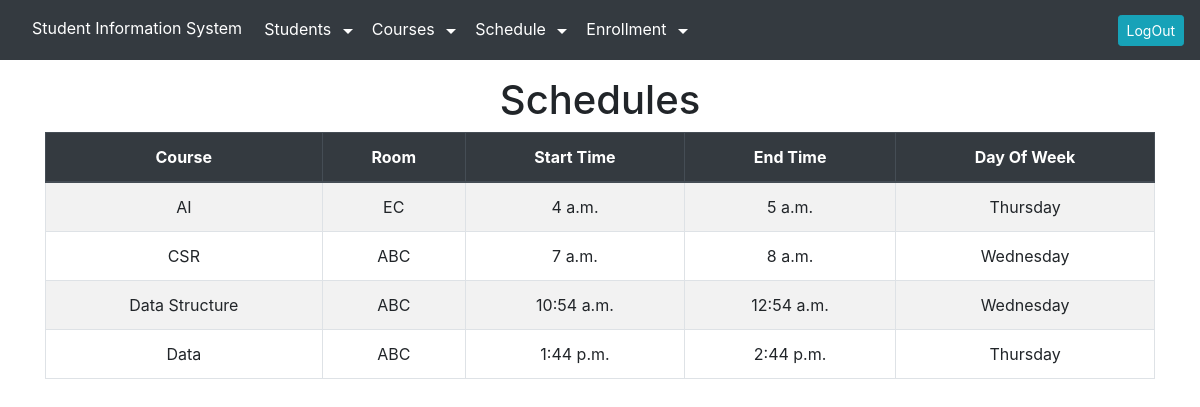
Page /schedulelist/ (signed in) on the earlier database version.
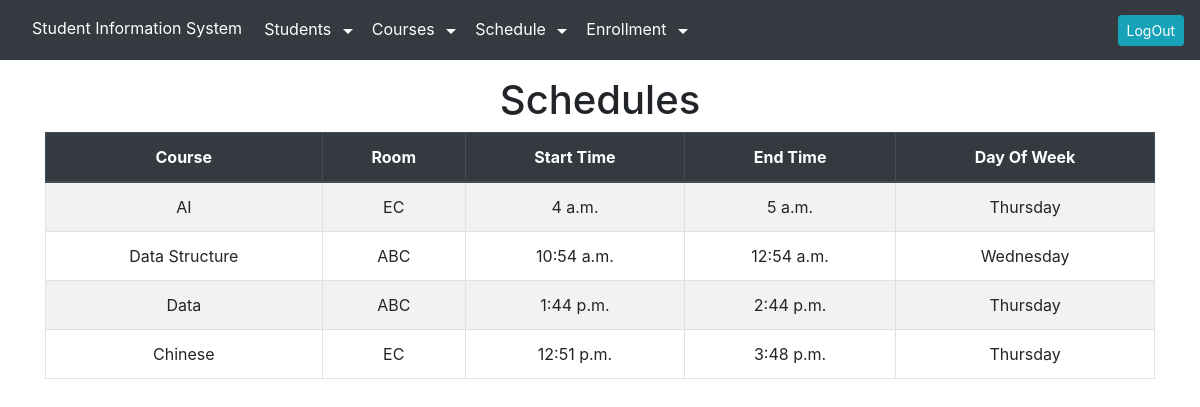
Same page on the later database version.
### sis_app/models.py (models this page shows, shortened)
class Schedule(models.Model):
    course = models.CharField(max_length=100)
    room = models.CharField(max_length=100)
    start_time = models.TimeField()
    end_time = models.TimeField()
    day_of_week = models.CharField(max_length=20)

### sis_app/views.py (the view)
# urls.py: path('schedulelist/', views.schedule_read_view, name='schedule_list'),
@login_required
def schedule_read_view(request):
    api_url = 'http://127.0.0.1:8000/api/schedules/'
    try:
        response = requests.get(api_url)
        if response.status_code == 200:
            Schedule.objects.all().delete()
            schedules_data = response.json()
            for schedule_data in schedules_data:
               Schedule.objects.create(
                  course=schedule_data['course'],
                  start_time=schedule_data['start_time'],
                  end_time=schedule_data['end_time'],
                  day_of_week=schedule_data['day_of_week'],
                  room=schedule_data['room_name']
            )
            schedules = Schedule.objects.all()
        else:
            schedules = Schedule.objects.all()
    except requests.exceptions.RequestException as e:
        print(f"An error occurred: {e}")
        schedules = Schedule.objects.all()
    return render(request, 'schedule_list.html', {'schedules': schedules})

### sis_app/templates/schedule_list.html (shortened to what this page needs)
{% extends "layout.html" %}
{% block content %}
<h1 class="text-center">Schedules</h1>
<table class="table table-bordered table-striped text-center">
    <thead class="thead-dark">
        <tr>
            <th>Course</th>
            <th>Room</th>
            <th>Start Time</th>
            <th>End Time</th>
            <th>Day Of Week</th>
        </tr>
    </thead>
    <tbody>
        {% for schedule in schedules %}
        <tr>
            <td>{{schedule.course}}</td>
            <td>{{schedule.room}}</td>
            <td>{{schedule.start_time}}</td>
            <td>{{schedule.end_time}}</td>
            <td>{{schedule.day_of_week}}</td>
        </tr>
        {% endfor %}
    </tbody>
</table>
{% endblock %}

Differences in the rows shown:
removed Schedule: course "CSR", room "ABC", start_time "7 a.m.", end_time "8 a.m.", day_of_week "Wednesday"
added Schedule: course "Chinese", room "EC", start_time "12:51 p.m.", end_time "3:48 p.m.", day_of_week "Thursday"
